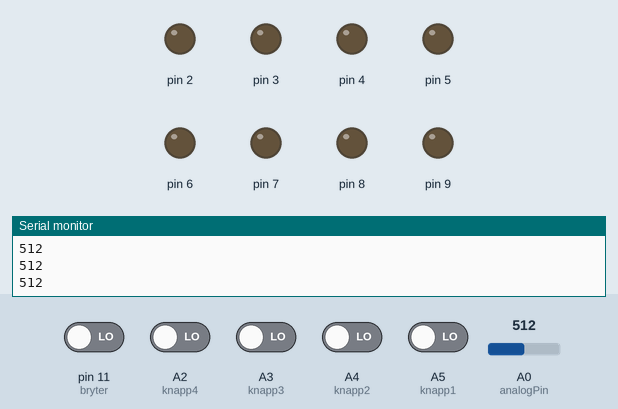
Simulated run of this sketch. Board: Arduino Uno, built with avr-gcc and run on an emulated ATmega328P. Shown: output pins drawn as LEDs (lit = HIGH), the last lines printed to the serial monitor. Dashed ring = blinking. Inputs (shaded band) come from the test bench; at power-on: A2 (knapp4), A3 (knapp3), A4 (knapp2), A5 (knapp1), pin 11 (bryter) LOW, A0 (analogPin) = 512. Random numbers use the default seed unless the sketch sets one.

Above: at 1.2 s.
1.3 s: pin 11 (bryter) driven HIGH and A2 (knapp4) driven HIGH
At 2.6 s:
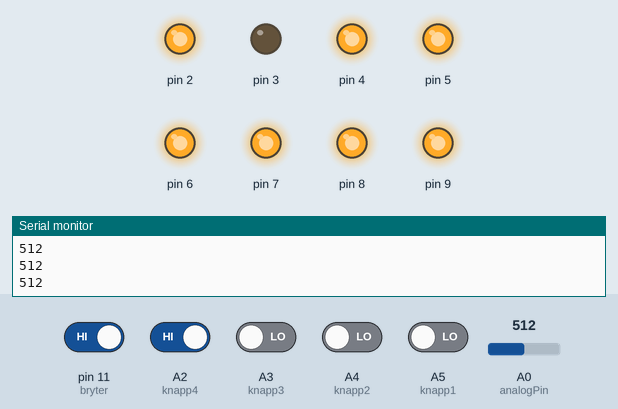
4.3 s: A0 (analogPin) set to 306
At 6.49 s:
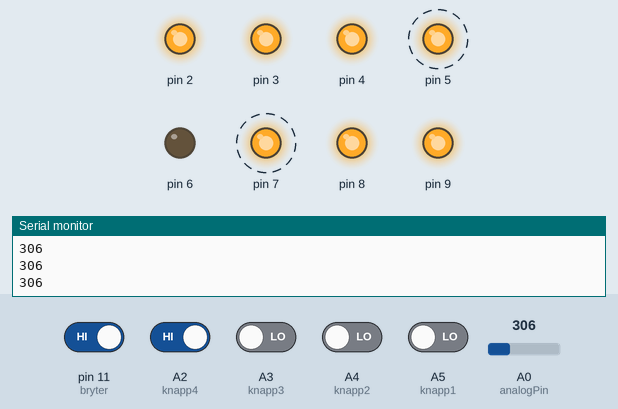
7.3 s: A3 (knapp3) driven HIGH
At 8.38 s:
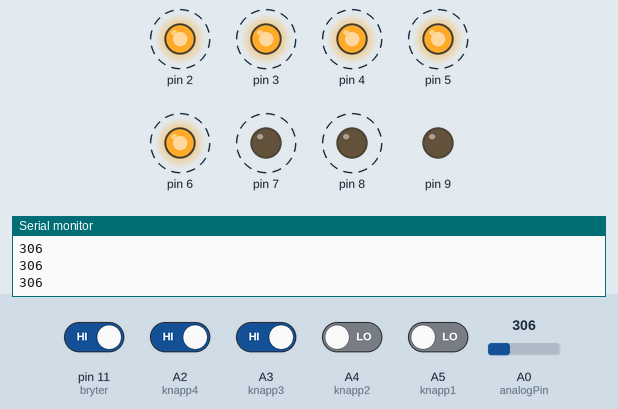
10.3 s: A2 (knapp4) driven LOW
At 10.87 s:
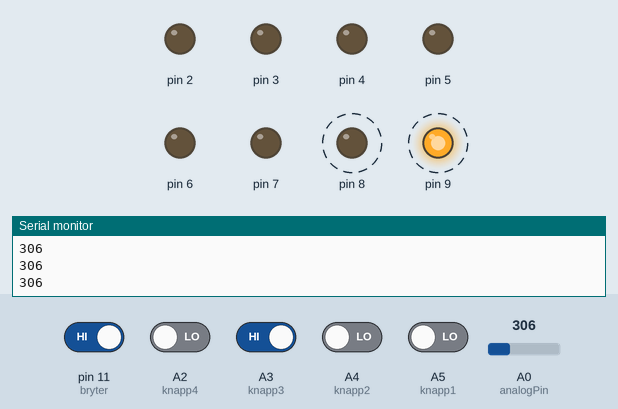
13.3 s: pin 11 (bryter) driven LOW
15.0 s: pin 11 (bryter) driven HIGH
At 16.1 s:
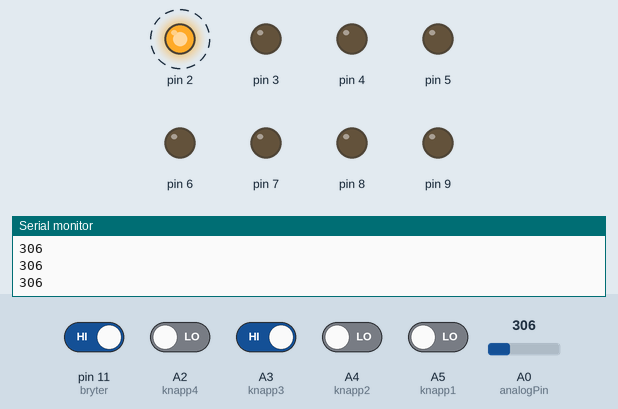
Timing chart, 0 to 19.0 s (numbered marks = the images above; inputs shaded):
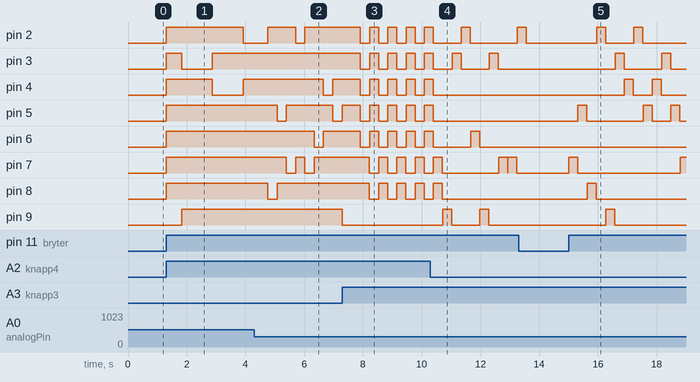

Measured:
- after the input at 1.3 s, pin 2: LOW → HIGH at once, → LOW 2.6 s later; pin 3: LOW → HIGH at once, → LOW 0.52 s later, → HIGH 1.0 s later; pin 4: LOW → HIGH at once, → LOW 1.6 s later, → HIGH 1.0 s later; pin 5–8: LOW → HIGH at once; pin 9: LOW → HIGH after 0.53 s
- after the input at 4.3 s, pin 4: HIGH → LOW after 2.4 s, → HIGH 0.32 s later; pin 6: HIGH → LOW after 2.0 s, → HIGH 0.32 s later; pin 9: HIGH → LOW after 3.0 s
- after the input at 7.3 s, pin 4, pin 5: alternates HIGH for 0.31 s and LOW for 0.32 s, starting after 0.61 s; pin 8: alternates HIGH for 0.31 s and LOW for 0.32 s, starting after 0.92 s
- after the input at 10.3 s, pin 9: alternates HIGH for 0.31 s and LOW for 0.96 s, starting after 0.42 s
- after the input at 15.0 s, pin 2: alternates HIGH for 0.31 s and LOW for 0.96 s, starting after 0.96 s; pin 3: alternates HIGH for 0.31 s and LOW for 1.3 s, starting after 1.6 s

The sketch:

stian_test.ino
```cpp
// Årsprøve - 08.05.2018 - MHP

// KONSTANTER:
const byte knapp1 = A5;
const byte knapp2 = A4;
const byte knapp3 = A3;
const byte knapp4 = A2;
const byte bryter = 11;

// VARIABLER:
int lesknapp1;
int lesknapp2;
int lesknapp3;
int lesknapp4;
int delays;
byte ran = 0;
byte rans = 0;
byte i = 0;
byte val = 0;
int analogPin = A0;
int bryters;

// SETUP:
void setup() {
  Serial.begin(9600);
  pinMode(2, OUTPUT);
  pinMode(3, OUTPUT);
  pinMode(4, OUTPUT);
  pinMode(5, OUTPUT);
  pinMode(6, OUTPUT);
  pinMode(7, OUTPUT);
  pinMode(8, OUTPUT);
  pinMode(9, OUTPUT);
  pinMode(analogPin, INPUT);
  Serial.print("i'm doing something");
}

// FUNKSJONER:

// HOVUDPROGRAM:
void loop() {
  lesknapp1 = digitalRead(knapp1);
  lesknapp2 = digitalRead(knapp2);
  lesknapp3 = digitalRead(knapp3);
  lesknapp4 = digitalRead(knapp4);
  bryters = digitalRead(bryter);
  delay(10);
  lesknapp1 = digitalRead(knapp1);
  lesknapp2 = digitalRead(knapp2);
  lesknapp3 = digitalRead(knapp3);
  lesknapp4 = digitalRead(knapp4);
  bryters = digitalRead(bryter);
  delays = analogRead(analogPin);
  if (delays >= 5) {
    if (bryters == HIGH) {
      if (lesknapp1 == HIGH && lesknapp2 == LOW) {
        val = 1;
      }
      if (lesknapp1 == HIGH && lesknapp2 == HIGH) {
        val = 5;
      }
      if (lesknapp2 == HIGH && lesknapp1 == LOW) {
        val = 2;
      }
      if (lesknapp3 == HIGH && lesknapp4 == LOW) {
        val = 3;
      }
      if (lesknapp3 == HIGH && lesknapp4 == HIGH) {
        val = 6;
      }
      if (lesknapp4 == HIGH && lesknapp3 == LOW) {
        val = 4;
      }
    }
    if (bryters == LOW) {
      val = 0;
      for (i = 2; i <= 9; i++) {
        digitalWrite(i, LOW);
      }
    }

    Serial.println(delays);
    if (val == 1) {
      for (i = 2; i <= 7; i++) {
        digitalWrite(i, LOW);
      }
      for (i = 2; i <= 9; i++) {
        digitalWrite(i, HIGH);
        delays = analogRead(analogPin);
        delay(delays);
      }
      for (i = 9; i >= 2; i--) {
        digitalWrite(i, LOW);
        delays = analogRead(analogPin);
        delay(delays);
      }
    }
    if (val == 2) {
      ran = random(2, 10);
      digitalWrite(ran, HIGH);
      rans = random(2, 10);
      digitalWrite(rans, HIGH);
      delay(delays);
      digitalWrite(ran, LOW);
      digitalWrite(rans, LOW);
    }
    if (val == 3) {
      ran = random(2, 10);
      digitalWrite(ran, HIGH);
      delay(delays);
      digitalWrite(ran, LOW);
    }
    if (val == 4) {
      ran = random(2, 10);
      for (i = 2; i <= 10; i++) {
        digitalWrite(i, HIGH);
      }
      digitalWrite(ran, LOW);
      delay(delays);
    }
    if (val == 5) {
      ran = random(2, 7);
      digitalWrite(ran, HIGH);
      for (i = 7; i <= 8; i++) {
        digitalWrite(i, HIGH);
      }
      delay(delays);
      digitalWrite(ran, LOW);
      for (i = 7; i <= 8; i++) {
        digitalWrite(i, LOW);
      }
    }
    if (val == 6) {
      digitalWrite(9, LOW);
      for (i = 2; i <= 6; i++) {
        digitalWrite(i, HIGH);
      }
      delay(delays);
      for (i = 2; i <= 6; i++) {
        digitalWrite(i, LOW);
      }
      for (i = 7; i <= 8; i++) {
        digitalWrite(i, HIGH);
      }
      delay(delays);
      for (i = 7; i <= 8; i++) {
        digitalWrite(i, LOW);
      }
    }
  }
  else {
    for (i = 2; i <= 9; i++) {
      digitalWrite(i, LOW);
    }
  }
}
```
